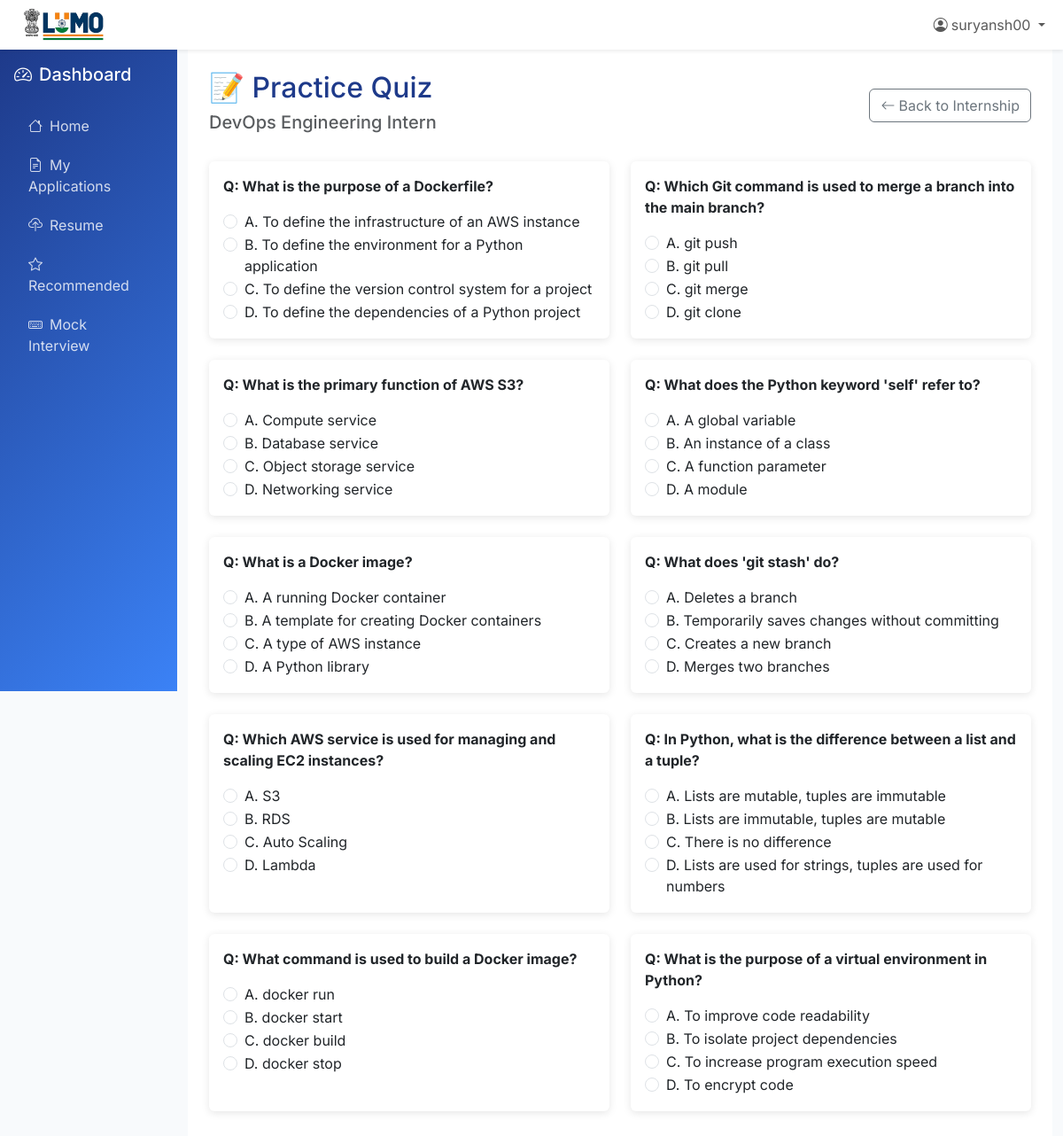
Page /dashboard/internship/6/quiz/ (signed in) on the committed database.
### dashboard/models.py (models this page shows, shortened)
class Internship(models.Model):
    title = models.CharField(max_length=255)
    company = models.CharField(max_length=255)
    description = models.TextField()
    location = models.CharField(max_length=150)
    stipend = models.DecimalField(max_digits=10, decimal_places=2, null=True, blank=True)
    duration = models.CharField(max_length=100, help_text="e.g., '3 Months', '6 Weeks'")
    required_skills = models.ManyToManyField(Skill, related_name='internships')
    posted_date = models.DateTimeField(auto_now_add=True)

class QuizQuestion(models.Model):
    internship = models.ForeignKey(Internship, on_delete=models.CASCADE, related_name='quiz_questions')
    question_text = models.TextField()
    options = models.JSONField()
    correct_answer_key = models.CharField(max_length=10, help_text="e.g., 'A', 'B'")

### dashboard/views.py (the view)
# urls.py: path("internship/<int:internship_id>/quiz/", views.practice_quiz, name="practice_quiz"),
@login_required
def practice_quiz(request, internship_id):
    internship = get_object_or_404(Internship, id=internship_id)
    quiz_questions = internship.quiz_questions.all()
    context = {
        'internship': internship,
        'quiz_questions': quiz_questions
    }
    return render(request, 'dashboard/practice_quiz.html', context)

### templates/dashboard/practice_quiz.html (shortened to what this page needs)
{% extends 'dashboard/base.html' %}
{% block dashboard_content %}
<div class="d-flex justify-content-between align-items-center mb-4">
    <div>
        <h1 class="h2 text-lumo">📝 Practice Quiz</h1>
        <h5 class="text-muted">{{ internship.title }}</h5>
    </div>
    <a href="{% url 'internship_detail' internship.id %}" class="btn btn-outline-secondary">
        <i class="bi bi-arrow-left me-1"></i>Back to Internship
    </a>
</div>
{% if quiz_questions %}
<div class="row">
    {% for question in quiz_questions %}
    <div class="col-md-6 mb-4">
        <div class="card h-100">
            <div class="card-body">
                <p><strong>Q: {{ question.question_text }}</strong></p>
                {% for key, option in question.options.items %}
                <div class="form-check">
                    <input class="form-check-input" type="radio" name="q_{{ question.id }}" value="{{ key }}">
                    <label class="form-check-label">{{ key }}. {{ option }}</label>
                </div>
                {% endfor %}
            </div>
        </div>
    </div>
    {% endfor %}
</div>
{% else %}
<p>No quiz questions available for this internship yet.</p>
{% endif %}
{% endblock %}

### templates/base.html (shortened to what this page needs)
{% load static %}
<!DOCTYPE html>
<html lang="en">
<head>
    <link href="https://cdn.jsdelivr.net/npm/bootstrap@5.3.0/dist/css/bootstrap.min.css" rel="stylesheet">
    <link href="https://cdn.jsdelivr.net/npm/bootstrap-icons@1.10.0/font/bootstrap-icons.css" rel="stylesheet">
</head>
<body>
    <nav class="navbar navbar-expand-lg navbar-light bg-white shadow-sm">
        <div class="container-fluid">
            <a href="/" class="logo">
    <img src="{% static 'logo1.png' %}" alt="LUMO" class="img-fluid" style="height:40px; width:auto;" />
</a>
            <div class="collapse navbar-collapse" id="navbarNav">
                <ul class="navbar-nav ms-auto">
                    {% if user.is_authenticated %}
                        <li class="nav-item dropdown">
                            <a class="nav-link dropdown-toggle" href="#" id="navbarDropdown" role="button" data-bs-toggle="dropdown">
                                <i class="bi bi-person-circle me-1"></i>{{ user.username }}
                            </a>
                        </li>
                    {% endif %}
                </ul>
            </div>
        </div>
    </nav>
    {% block content %}{% endblock %}
</body>
</html>

### templates/base.html (style rules this page uses)
:root { --lumo-primary: #1e3a8a; --lumo-secondary: #3b82f6; --lumo-accent: #06b6d4; --lumo-dark: #1f2937; --lumo-light: #f8fafc; }
body { font-family: 'Inter', sans-serif; background-color: var(--lumo-light); }
.text-lumo { color: var(--lumo-primary); }
.card { border: none; box-shadow: 0 2px 10px rgba(0, 0, 0, 0.1); transition: transform 0.2s ease, box-shadow 0.2s ease; }

### rows in the picture
Internship: title "DevOps Engineering Intern"
QuizQuestion: question_text "What is the purpose of a Dockerfile?", options "A" "B" "C" "D", options "To define the infrastructure of an AWS instance" "To define the environment for a Python application" "To define the version control system for a project" "To define the dependencies of a Python project"
QuizQuestion: question_text "Which Git command is used to merge a branch into the main branch?", options "A" "B" "C" "D", options "git push" "git pull" "git merge" "git clone"
QuizQuestion: question_text "What is the primary function of AWS S3?", options "A" "B" "C" "D", options "Compute service" "Database service" "Object storage service" "Networking service"
QuizQuestion: question_text "What does the Python keyword 'self' refer to?", options "A" "B" "C" "D", options "A global variable" "An instance of a class" "A function parameter" "A module"
QuizQuestion: question_text "What is a Docker image?", options "A" "B" "C" "D", options "A running Docker container" "A template for creating Docker containers" "A type of AWS instance" "A Python library"
QuizQuestion: question_text "What does 'git stash' do?", options "A" "B" "C" "D", options "Deletes a branch" "Temporarily saves changes without committing" "Creates a new branch" "Merges two branches"
QuizQuestion: question_text "Which AWS service is used for managing and scaling EC2 instances?", options "A" "B" "C" "D", options "S3" "RDS" "Auto Scaling" "Lambda"
QuizQuestion: question_text "In Python, what is the difference between a list and a tuple?", options "A" "B" "C" "D", options "Lists are mutable, tuples are immutable" "Lists are immutable, tuples are mutable" "There is no difference" "Lists are used for strings, tuples are used for numbers"
QuizQuestion: question_text "What command is used to build a Docker image?", options "A" "B" "C" "D", options "docker run" "docker start" "docker build" "docker stop"
QuizQuestion: question_text "What is the purpose of a virtual environment in Python?", options "A" "B" "C" "D", options "To improve code readability" "To isolate project dependencies" "To increase program execution speed" "To encrypt code"

### other values in the picture
{{ user.username }} "suryansh00"
